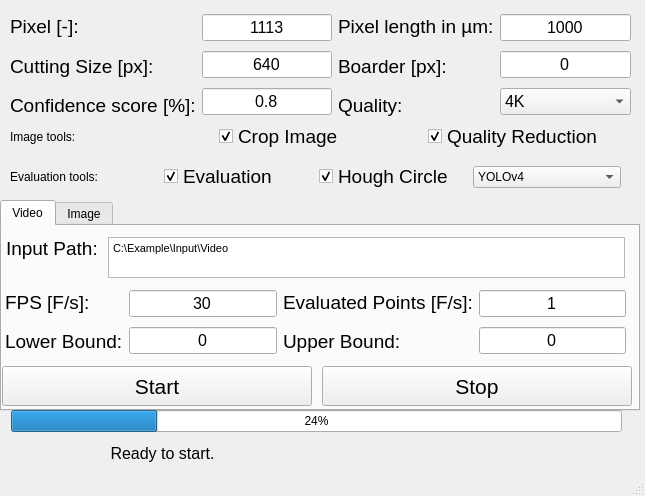
<?xml version="1.0" encoding="UTF-8"?>
<ui version="4.0">
 <class>MainWindow</class>
 <widget class="QMainWindow" name="MainWindow">
  <property name="geometry">
   <rect>
    <x>0</x>
    <y>0</y>
    <width>645</width>
    <height>496</height>
   </rect>
  </property>
  <property name="windowTitle">
   <string>MainWindow</string>
  </property>
  <widget class="QWidget" name="centralwidget">
   <widget class="QTabWidget" name="QTabWidget">
    <property name="geometry">
     <rect>
      <x>0</x>
      <y>200</y>
      <width>640</width>
      <height>211</height>
     </rect>
    </property>
    <property name="currentIndex">
     <number>0</number>
    </property>
    <widget class="QWidget" name="tab">
     <attribute name="title">
      <string>Video</string>
     </attribute>
     <widget class="QPushButton" name="Start_Video_Button">
      <property name="geometry">
       <rect>
        <x>0</x>
        <y>140</y>
        <width>310</width>
        <height>40</height>
       </rect>
      </property>
      <property name="font">
       <font>
        <pointsize>16</pointsize>
       </font>
      </property>
      <property name="text">
       <string>Start</string>
      </property>
     </widget>
     <widget class="QPushButton" name="Stop_Video_Button">
      <property name="geometry">
       <rect>
        <x>320</x>
        <y>140</y>
        <width>310</width>
        <height>40</height>
       </rect>
      </property>
      <property name="font">
       <font>
        <pointsize>16</pointsize>
       </font>
      </property>
      <property name="text">
       <string>Stop</string>
      </property>
     </widget>
     <widget class="QWidget" name="layoutWidget">
      <property name="geometry">
       <rect>
        <x>3</x>
        <y>60</y>
        <width>621</width>
        <height>72</height>
       </rect>
      </property>
      <layout class="QHBoxLayout" name="horizontalLayout">
       <item>
        <layout class="QVBoxLayout" name="verticalLayout">
         <item>
          <widget class="QLabel" name="label_9">
           <property name="font">
            <font>
             <pointsize>14</pointsize>
            </font>
           </property>
           <property name="text">
            <string>FPS [F/s]:</string>
           </property>
          </widget>
         </item>
         <item>
          <widget class="QLabel" name="label_10">
           <property name="font">
            <font>
             <pointsize>14</pointsize>
            </font>
           </property>
           <property name="text">
            <string>Lower Bound:</string>
           </property>
          </widget>
         </item>
        </layout>
       </item>
       <item>
        <layout class="QVBoxLayout" name="verticalLayout_2">
         <item>
          <widget class="QLineEdit" name="FPS_LineEdit">
           <property name="font">
            <font>
             <pointsize>12</pointsize>
            </font>
           </property>
           <property name="toolTip">
            <string>&lt;html&gt;&lt;head/&gt;&lt;body&gt;&lt;p&gt;Please enter the FPS of the video here.&lt;/p&gt;&lt;/body&gt;&lt;/html&gt;</string>
           </property>
           <property name="text">
            <string>30</string>
           </property>
           <property name="alignment">
            <set>Qt::AlignCenter</set>
           </property>
          </widget>
         </item>
         <item>
          <widget class="QLineEdit" name="LowerBound_LineEdit">
           <property name="font">
            <font>
             <pointsize>12</pointsize>
            </font>
           </property>
           <property name="toolTip">
            <string>&lt;html&gt;&lt;head/&gt;&lt;body&gt;&lt;p&gt;Lower limit if additional frames are to be evaluated around the actual evaluation point.&lt;/p&gt;&lt;/body&gt;&lt;/html&gt;</string>
           </property>
           <property name="text">
            <string>0</string>
           </property>
           <property name="alignment">
            <set>Qt::AlignCenter</set>
           </property>
          </widget>
         </item>
        </layout>
       </item>
       <item>
        <layout class="QVBoxLayout" name="verticalLayout_3">
         <item>
          <widget class="QLabel" name="label_11">
           <property name="font">
            <font>
             <pointsize>14</pointsize>
            </font>
           </property>
           <property name="text">
            <string>Evaluated Points [F/s]:</string>
           </property>
          </widget>
         </item>
         <item>
          <widget class="QLabel" name="label_12">
           <property name="font">
            <font>
             <pointsize>14</pointsize>
            </font>
           </property>
           <property name="text">
            <string>Upper Bound:</string>
           </property>
          </widget>
         </item>
        </layout>
       </item>
       <item>
        <layout class="QVBoxLayout" name="verticalLayout_4">
         <item>
          <widget class="QLineEdit" name="EvaluatedPoints_LineEdit">
           <property name="font">
            <font>
             <pointsize>12</pointsize>
            </font>
           </property>
           <property name="toolTip">
            <string>&lt;html&gt;&lt;head/&gt;&lt;body&gt;&lt;p&gt;How often should the video be evaluated per second?&lt;/p&gt;&lt;/body&gt;&lt;/html&gt;</string>
           </property>
           <property name="text">
            <string>1</string>
           </property>
           <property name="alignment">
            <set>Qt::AlignCenter</set>
           </property>
          </widget>
         </item>
         <item>
          <widget class="QLineEdit" name="UpperBound_LineEdit">
           <property name="font">
            <font>
             <pointsize>12</pointsize>
            </font>
           </property>
           <property name="toolTip">
            <string>&lt;html&gt;&lt;head/&gt;&lt;body&gt;&lt;p&gt;Upper limit if additional frames are to be evaluated around the actual evaluation point.&lt;/p&gt;&lt;/body&gt;&lt;/html&gt;</string>
           </property>
           <property name="text">
            <string>0</string>
           </property>
           <property name="alignment">
            <set>Qt::AlignCenter</set>
           </property>
          </widget>
         </item>
        </layout>
       </item>
      </layout>
     </widget>
     <widget class="QLabel" name="label_13">
      <property name="geometry">
       <rect>
        <x>4</x>
        <y>11</y>
        <width>96</width>
        <height>23</height>
       </rect>
      </property>
      <property name="font">
       <font>
        <pointsize>14</pointsize>
       </font>
      </property>
      <property name="text">
       <string>Input Path:</string>
      </property>
     </widget>
     <widget class="QTextEdit" name="VideoInputPath_textEdit">
      <property name="geometry">
       <rect>
        <x>106</x>
        <y>11</y>
        <width>517</width>
        <height>41</height>
       </rect>
      </property>
      <property name="toolTip">
       <string>&lt;html&gt;&lt;head/&gt;&lt;body&gt;&lt;p&gt;Please enter the absolute file path of the video here.&lt;/p&gt;&lt;/body&gt;&lt;/html&gt;</string>
      </property>
      <property name="html">
       <string>&lt;!DOCTYPE HTML PUBLIC &quot;-//W3C//DTD HTML 4.0//EN&quot; &quot;http://www.w3.org/TR/REC-html40/strict.dtd&quot;&gt;
&lt;html&gt;&lt;head&gt;&lt;meta name=&quot;qrichtext&quot; content=&quot;1&quot; /&gt;&lt;style type=&quot;text/css&quot;&gt;
p, li { white-space: pre-wrap; }
&lt;/style&gt;&lt;/head&gt;&lt;body style=&quot; font-family:'MS Shell Dlg 2'; font-size:7.8pt; font-weight:400; font-style:normal;&quot;&gt;
&lt;p style=&quot; margin-top:0px; margin-bottom:0px; margin-left:0px; margin-right:0px; -qt-block-indent:0; text-indent:0px;&quot;&gt;&lt;span style=&quot; font-size:8.25pt;&quot;&gt;C:\Example\Input\Video&lt;/span&gt;&lt;/p&gt;&lt;/body&gt;&lt;/html&gt;</string>
      </property>
     </widget>
    </widget>
    <widget class="QWidget" name="tab_2">
     <attribute name="title">
      <string>Image</string>
     </attribute>
     <widget class="QPushButton" name="Start_Image_Button">
      <property name="geometry">
       <rect>
        <x>0</x>
        <y>140</y>
        <width>310</width>
        <height>41</height>
       </rect>
      </property>
      <property name="font">
       <font>
        <pointsize>16</pointsize>
       </font>
      </property>
      <property name="text">
       <string>Start</string>
      </property>
     </widget>
     <widget class="QPushButton" name="Stop_Image_Button">
      <property name="geometry">
       <rect>
        <x>320</x>
        <y>140</y>
        <width>310</width>
        <height>41</height>
       </rect>
      </property>
      <property name="font">
       <font>
        <pointsize>16</pointsize>
       </font>
      </property>
      <property name="text">
       <string>Stop</string>
      </property>
     </widget>
     <widget class="QWidget" name="layoutWidget">
      <property name="geometry">
       <rect>
        <x>2</x>
        <y>10</y>
        <width>631</width>
        <height>101</height>
       </rect>
      </property>
      <layout class="QHBoxLayout" name="horizontalLayout_3">
       <item>
        <widget class="QLabel" name="label_15">
         <property name="font">
          <font>
           <pointsize>14</pointsize>
          </font>
         </property>
         <property name="text">
          <string>Input Path:</string>
         </property>
        </widget>
       </item>
       <item>
        <widget class="QTextEdit" name="ImageInputPath_textEdit">
         <property name="toolTip">
          <string>&lt;html&gt;&lt;head/&gt;&lt;body&gt;&lt;p&gt;Please enter the absolute file path for the parent folder of the images here.&lt;/p&gt;&lt;/body&gt;&lt;/html&gt;</string>
         </property>
         <property name="html">
          <string>&lt;!DOCTYPE HTML PUBLIC &quot;-//W3C//DTD HTML 4.0//EN&quot; &quot;http://www.w3.org/TR/REC-html40/strict.dtd&quot;&gt;
&lt;html&gt;&lt;head&gt;&lt;meta name=&quot;qrichtext&quot; content=&quot;1&quot; /&gt;&lt;style type=&quot;text/css&quot;&gt;
p, li { white-space: pre-wrap; }
&lt;/style&gt;&lt;/head&gt;&lt;body style=&quot; font-family:'MS Shell Dlg 2'; font-size:7.8pt; font-weight:400; font-style:normal;&quot;&gt;
&lt;p style=&quot; margin-top:0px; margin-bottom:0px; margin-left:0px; margin-right:0px; -qt-block-indent:0; text-indent:0px;&quot;&gt;&lt;span style=&quot; font-size:8.25pt;&quot;&gt;C:\Example\Input\Folder\with\Images&lt;/span&gt;&lt;/p&gt;&lt;/body&gt;&lt;/html&gt;</string>
         </property>
        </widget>
       </item>
      </layout>
     </widget>
    </widget>
   </widget>
   <widget class="QWidget" name="layoutWidget">
    <property name="geometry">
     <rect>
      <x>10</x>
      <y>10</y>
      <width>621</width>
      <height>112</height>
     </rect>
    </property>
    <layout class="QHBoxLayout" name="horizontalLayout_2">
     <item>
      <layout class="QVBoxLayout" name="verticalLayout_6">
       <item>
        <widget class="QLabel" name="label_5">
         <property name="font">
          <font>
           <pointsize>14</pointsize>
          </font>
         </property>
         <property name="toolTip">
          <string>&lt;html&gt;&lt;head/&gt;&lt;body&gt;&lt;p&gt;&lt;br/&gt;&lt;/p&gt;&lt;/body&gt;&lt;/html&gt;</string>
         </property>
         <property name="text">
          <string>Pixel [-]:</string>
         </property>
        </widget>
       </item>
       <item>
        <widget class="QLabel" name="label_6">
         <property name="font">
          <font>
           <pointsize>14</pointsize>
          </font>
         </property>
         <property name="text">
          <string>Cutting Size [px]:</string>
         </property>
        </widget>
       </item>
       <item>
        <widget class="QLabel" name="label_14">
         <property name="font">
          <font>
           <pointsize>14</pointsize>
          </font>
         </property>
         <property name="text">
          <string>Confidence score [%]:</string>
         </property>
        </widget>
       </item>
      </layout>
     </item>
     <item>
      <layout class="QVBoxLayout" name="verticalLayout_7">
       <item>
        <widget class="QLineEdit" name="px_LineEdit">
         <property name="font">
          <font>
           <pointsize>12</pointsize>
          </font>
         </property>
         <property name="toolTip">
          <string>&lt;html&gt;&lt;head/&gt;&lt;body&gt;&lt;p&gt;Please enter the measured pixels here.&lt;/p&gt;&lt;/body&gt;&lt;/html&gt;</string>
         </property>
         <property name="text">
          <string>1113</string>
         </property>
         <property name="alignment">
          <set>Qt::AlignCenter</set>
         </property>
        </widget>
       </item>
       <item>
        <widget class="QLineEdit" name="CuttingSize_LineEdit">
         <property name="font">
          <font>
           <pointsize>12</pointsize>
          </font>
         </property>
         <property name="toolTip">
          <string>&lt;html&gt;&lt;head/&gt;&lt;body&gt;&lt;p&gt;Please enter the number of pixels to be cropped.&lt;/p&gt;&lt;/body&gt;&lt;/html&gt;</string>
         </property>
         <property name="text">
          <string>640</string>
         </property>
         <property name="alignment">
          <set>Qt::AlignCenter</set>
         </property>
        </widget>
       </item>
       <item>
        <widget class="QLineEdit" name="Confidence_LineEdit">
         <property name="font">
          <font>
           <pointsize>12</pointsize>
          </font>
         </property>
         <property name="toolTip">
          <string>&lt;html&gt;&lt;head/&gt;&lt;body&gt;&lt;p&gt;Please enter the number of pixels to be cropped.&lt;/p&gt;&lt;/body&gt;&lt;/html&gt;</string>
         </property>
         <property name="text">
          <string>0.8</string>
         </property>
         <property name="alignment">
          <set>Qt::AlignCenter</set>
         </property>
        </widget>
       </item>
      </layout>
     </item>
     <item>
      <layout class="QVBoxLayout" name="verticalLayout_8">
       <item>
        <widget class="QLabel" name="label_8">
         <property name="font">
          <font>
           <pointsize>14</pointsize>
          </font>
         </property>
         <property name="text">
          <string>Pixel length in µm:</string>
         </property>
        </widget>
       </item>
       <item>
        <widget class="QLabel" name="label_7">
         <property name="font">
          <font>
           <pointsize>14</pointsize>
          </font>
         </property>
         <property name="text">
          <string>Boarder [px]:</string>
         </property>
        </widget>
       </item>
       <item>
        <widget class="QLabel" name="label_16">
         <property name="font">
          <font>
           <pointsize>14</pointsize>
          </font>
         </property>
         <property name="text">
          <string>Quality:</string>
         </property>
        </widget>
       </item>
      </layout>
     </item>
     <item>
      <layout class="QVBoxLayout" name="verticalLayout_9">
       <item>
        <widget class="QLineEdit" name="pxtoum_LineEdit">
         <property name="font">
          <font>
           <pointsize>12</pointsize>
          </font>
         </property>
         <property name="toolTip">
          <string>&lt;html&gt;&lt;head/&gt;&lt;body&gt;&lt;p&gt;Please enter the length of the measured pixels in micrometers here.&lt;/p&gt;&lt;/body&gt;&lt;/html&gt;</string>
         </property>
         <property name="text">
          <string>1000</string>
         </property>
         <property name="alignment">
          <set>Qt::AlignCenter</set>
         </property>
        </widget>
       </item>
       <item>
        <widget class="QLineEdit" name="BoarderSize_LineEdit">
         <property name="font">
          <font>
           <pointsize>12</pointsize>
          </font>
         </property>
         <property name="toolTip">
          <string>&lt;html&gt;&lt;head/&gt;&lt;body&gt;&lt;p&gt;Please enter the minimum size of the border.&lt;/p&gt;&lt;/body&gt;&lt;/html&gt;</string>
         </property>
         <property name="text">
          <string>0</string>
         </property>
         <property name="alignment">
          <set>Qt::AlignCenter</set>
         </property>
        </widget>
       </item>
       <item>
        <widget class="QComboBox" name="Quality_ComboBox">
         <property name="font">
          <font>
           <pointsize>12</pointsize>
          </font>
         </property>
         <item>
          <property name="text">
           <string>4K</string>
          </property>
         </item>
         <item>
          <property name="text">
           <string>1080p</string>
          </property>
         </item>
         <item>
          <property name="text">
           <string>720p</string>
          </property>
         </item>
         <item>
          <property name="text">
           <string>480p</string>
          </property>
         </item>
        </widget>
       </item>
      </layout>
     </item>
    </layout>
   </widget>
   <widget class="QWidget" name="layoutWidget">
    <property name="geometry">
     <rect>
      <x>11</x>
      <y>410</y>
      <width>611</width>
      <height>59</height>
     </rect>
    </property>
    <layout class="QVBoxLayout" name="verticalLayout_5">
     <item>
      <widget class="QProgressBar" name="progressBar">
       <property name="value">
        <number>24</number>
       </property>
      </widget>
     </item>
     <item>
      <layout class="QHBoxLayout" name="horizontalLayout_5">
       <item>
        <widget class="QLabel" name="Status_Label">
         <property name="font">
          <font>
           <pointsize>12</pointsize>
          </font>
         </property>
         <property name="layoutDirection">
          <enum>Qt::RightToLeft</enum>
         </property>
         <property name="text">
          <string>Ready to start.</string>
         </property>
         <property name="alignment">
          <set>Qt::AlignCenter</set>
         </property>
        </widget>
       </item>
       <item>
        <widget class="QLabel" name="Folders_Label">
         <property name="text">
          <string/>
         </property>
        </widget>
       </item>
      </layout>
     </item>
    </layout>
   </widget>
   <widget class="QWidget" name="layoutWidget">
    <property name="geometry">
     <rect>
      <x>10</x>
      <y>120</y>
      <width>621</width>
      <height>34</height>
     </rect>
    </property>
    <layout class="QHBoxLayout" name="horizontalLayout_4">
     <item>
      <widget class="QLabel" name="label">
       <property name="text">
        <string>Image tools:</string>
       </property>
      </widget>
     </item>
     <item>
      <widget class="QCheckBox" name="CropImage_CheckBox">
       <property name="font">
        <font>
         <pointsize>14</pointsize>
        </font>
       </property>
       <property name="toolTip">
        <string notr="true">&lt;html&gt;&lt;head/&gt;&lt;body&gt;&lt;p&gt;Please check if the image should be cropped.&lt;/p&gt;&lt;/body&gt;&lt;/html&gt;</string>
       </property>
       <property name="toolTipDuration">
        <number>-1</number>
       </property>
       <property name="text">
        <string>Crop Image</string>
       </property>
       <property name="checked">
        <bool>true</bool>
       </property>
      </widget>
     </item>
     <item>
      <widget class="QCheckBox" name="Quality_Reduction_CheckBox">
       <property name="font">
        <font>
         <pointsize>14</pointsize>
        </font>
       </property>
       <property name="toolTip">
        <string notr="true">&lt;html&gt;&lt;head/&gt;&lt;body&gt;&lt;p&gt;Please check if the image should be cropped.&lt;/p&gt;&lt;/body&gt;&lt;/html&gt;</string>
       </property>
       <property name="toolTipDuration">
        <number>-1</number>
       </property>
       <property name="text">
        <string>Quality Reduction</string>
       </property>
       <property name="checked">
        <bool>true</bool>
       </property>
      </widget>
     </item>
    </layout>
   </widget>
   <widget class="QWidget" name="layoutWidget">
    <property name="geometry">
     <rect>
      <x>10</x>
      <y>160</y>
      <width>611</width>
      <height>34</height>
     </rect>
    </property>
    <layout class="QHBoxLayout" name="horizontalLayout_6">
     <item>
      <widget class="QLabel" name="label_2">
       <property name="text">
        <string>Evaluation tools:</string>
       </property>
      </widget>
     </item>
     <item>
      <widget class="QCheckBox" name="Evaluation_CheckBox">
       <property name="font">
        <font>
         <pointsize>14</pointsize>
        </font>
       </property>
       <property name="toolTip">
        <string notr="true">&lt;html&gt;&lt;head/&gt;&lt;body&gt;&lt;p&gt;Please check if the image should be cropped.&lt;/p&gt;&lt;/body&gt;&lt;/html&gt;</string>
       </property>
       <property name="toolTipDuration">
        <number>-1</number>
       </property>
       <property name="text">
        <string>Evaluation</string>
       </property>
       <property name="checked">
        <bool>true</bool>
       </property>
      </widget>
     </item>
     <item>
      <widget class="QCheckBox" name="Hough_Circle_CheckBox">
       <property name="font">
        <font>
         <pointsize>14</pointsize>
        </font>
       </property>
       <property name="toolTip">
        <string notr="true">&lt;html&gt;&lt;head/&gt;&lt;body&gt;&lt;p&gt;Please check if the image should be cropped.&lt;/p&gt;&lt;/body&gt;&lt;/html&gt;</string>
       </property>
       <property name="toolTipDuration">
        <number>-1</number>
       </property>
       <property name="text">
        <string>Hough Circle</string>
       </property>
       <property name="checked">
        <bool>true</bool>
       </property>
      </widget>
     </item>
     <item>
      <widget class="QComboBox" name="Model_ComboBox">
       <item>
        <property name="text">
         <string>YOLOv4</string>
        </property>
       </item>
       <item>
        <property name="text">
         <string>YOLOv7</string>
        </property>
       </item>
      </widget>
     </item>
    </layout>
   </widget>
  </widget>
  <widget class="QStatusBar" name="statusbar"/>
 </widget>
 <resources/>
 <connections/>
</ui>
